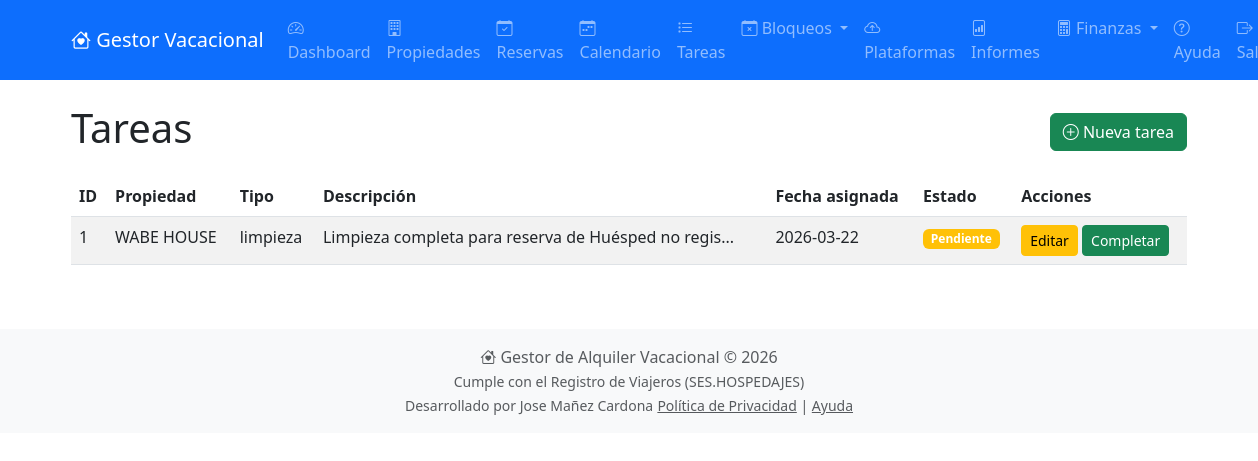
The app's page /tareas/ (signed in) with its own data.
### models.py (models this page shows, shortened)
class Tarea(db.Model):
    __tablename__ = 'tareas'
    id = db.Column(db.Integer, primary_key=True)
    propiedad_id = db.Column(db.Integer, db.ForeignKey('propiedades.id'), nullable=False)
    reserva_id = db.Column(db.Integer, db.ForeignKey('reservas.id'), nullable=True)
    tipo = db.Column(db.String(50), nullable=False)
    descripcion = db.Column(db.Text)
    fecha_asignada = db.Column(db.Date, nullable=False)
    fecha_limite = db.Column(db.Date)
    completada = db.Column(db.Boolean, default=False)
    fecha_completada = db.Column(db.DateTime)
    asignado_a_id = db.Column(db.Integer, db.ForeignKey('users.id'), nullable=True)
    notas = db.Column(db.Text)
    fecha_creacion = db.Column(db.DateTime, default=datetime.utcnow)
    propiedad_rel = db.relationship('Propiedad', back_populates='tareas')
    reserva_rel = db.relationship('Reserva', back_populates='tareas')
    asignado_a = db.relationship('User', back_populates='tareas_asignadas', foreign_keys=[asignado_a_id])

class Propiedad(db.Model):
    __tablename__ = 'propiedades'
    id = db.Column(db.Integer, primary_key=True)
    nombre = db.Column(db.String(100), nullable=False)
    descripcion = db.Column(db.Text)
    direccion = db.Column(db.String(200))
    ciudad = db.Column(db.String(100))
    codigo_postal = db.Column(db.String(20))
    pais = db.Column(db.String(50))
    num_habitaciones = db.Column(db.Integer, default=1)
    num_banos = db.Column(db.Integer, default=1)
    capacidad_max = db.Column(db.Integer, default=2)
    precio_noche = db.Column(db.Float, nullable=False)
    moneda = db.Column(db.String(3), default='EUR')
    activa = db.Column(db.Boolean, default=True)
    fecha_creacion = db.Column(db.DateTime, default=datetime.utcnow)
    usuario_id = db.Column(db.Integer, db.ForeignKey('users.id'))
    tipo_impuesto = db.Column(db.String(10), default='IVA')
    porcentaje_impuesto = db.Column(db.Float, default=7.0)
    aplicar_retencion = db.Column(db.Boolean, default=False)
    porcentaje_retencion = db.Column(db.Float, default=0.0)
    codigo_ses = db.Column(db.String(50))  # Código de establecimiento
    codigo_arrendador = db.Column(db.String(50))  # Código de arrendador
    usuario_ses = db.Column(db.String(50))  # Usuario WS
    password_ses = db.Column(db.String(50))  # Contraseña WS
    propietario = db.relationship('User', back_populates='propiedades')
    reservas = db.relationship('Reserva', back_populates='propiedad', lazy='dynamic', cascade='all, delete-orphan')
    tareas = db.relationship('Tarea', back_populates='propiedad_rel', lazy='dynamic', cascade='all, delete-orphan')
    calendarios_ical = db.relationship('CalendarioIcal', back_populates='propiedad', lazy='dynamic', cascade='all, delete-orphan')
    habitaciones = db.relationship('Habitacion', back_populates='propiedad', lazy='dynamic', cascade='all, delete-orphan')
    ingresos = db.relationship('Ingreso', back_populates='propiedad', lazy='dynamic')
    gastos = db.relationship('Gasto', back_populates='propiedad', lazy='dynamic')
    bloqueos = db.relationship('BloqueoPropiedad', back_populates='propiedad', lazy='dynamic', cascade='all, delete-orphan')

### tareas.py (the view)
@tareas_bp.route('/')
@login_required
def index():
    propiedades = Propiedad.query.filter_by(usuario_id=current_user.id).all()
    propiedad_ids = [p.id for p in propiedades]
    tareas = Tarea.query.filter(Tarea.propiedad_id.in_(propiedad_ids)).order_by(Tarea.fecha_asignada.desc()).all()
    return render_template('tareas/index.html', tareas=tareas)

### app.py (called while the page is built)
@login.user_loader
def load_user(user_id):
    return db.session.get(User, int(user_id))

### templates/tareas/index.html
{% extends "base.html" %}
{% block content %}
<div class="d-flex justify-content-between align-items-center mb-3">
    <h1>Tareas</h1>
    <a href="{{ url_for('tareas.nueva') }}" class="btn btn-success">
        <i class="bi bi-plus-circle"></i> Nueva tarea
    </a>
</div>
{% if tareas %}
<div class="table-responsive">
    <table class="table table-striped">
        <thead>
            <tr>
                <th>ID</th>
                <th>Propiedad</th>
                <th>Tipo</th>
                <th>Descripción</th>
                <th>Fecha asignada</th>
                <th>Estado</th>
                <th>Acciones</th>
            </tr>
        </thead>
        <tbody>
            {% for t in tareas %}
            <tr>
                <td>{{ t.id }}</td>
                <td>{{ t.propiedad_rel.nombre }}</td>
                <td>{{ t.tipo }}</td>
                <td>{{ t.descripcion[:50] }}...</td>
                <td>{{ t.fecha_asignada }}</td>
                <td>
                    {% if t.completada %}
                    <span class="badge bg-success">Completada</span>
                    {% else %}
                    <span class="badge bg-warning">Pendiente</span>
                    {% endif %}
                </td>
                <td>
                    <a href="{{ url_for('tareas.editar', id=t.id) }}" class="btn btn-sm btn-warning">Editar</a>
                    {% if not t.completada %}
                    <form action="{{ url_for('tareas.completar', id=t.id) }}" method="POST" class="d-inline">
                        <button type="submit" class="btn btn-sm btn-success">Completar</button>
                    </form>
                    {% endif %}
                </td>
            </tr>
            {% endfor %}
        </tbody>
    </table>
</div>
{% else %}
<p class="text-muted">No hay tareas pendientes.</p>
{% endif %}
{% endblock %}

### records on screen
Tarea: id "1", propiedad_rel.nombre "WABE HOUSE", tipo "limpieza", descripcion "Limpieza completa para reserva de Huésped no regis", fecha_asignada "2026-03-22", completada "Pendiente"
